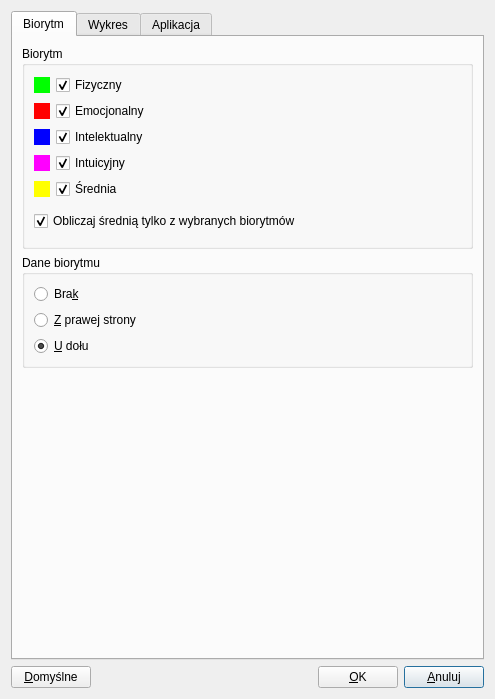
<?xml version="1.0" encoding="UTF-8"?>
<ui version="4.0">
 <class>OptionsDialog</class>
 <widget class="QDialog" name="OptionsDialog">
  <property name="geometry">
   <rect>
    <x>0</x>
    <y>0</y>
    <width>495</width>
    <height>699</height>
   </rect>
  </property>
  <property name="windowTitle">
   <string>Opcje</string>
  </property>
  <property name="windowIcon">
   <iconset resource="images.qrc">
    <normaloff>:/images/biorhythm_16.png</normaloff>:/images/biorhythm_16.png</iconset>
  </property>
  <layout class="QGridLayout" name="gridLayout_11">
   <item row="3" column="0">
    <layout class="QHBoxLayout" name="horizontalLayout">
     <item>
      <widget class="QPushButton" name="pushButtonDefault">
       <property name="toolTip">
        <string>Przywraca domyślne ustawienia dla tej zakładki</string>
       </property>
       <property name="text">
        <string>&amp;Domyślne</string>
       </property>
       <property name="autoDefault">
        <bool>false</bool>
       </property>
      </widget>
     </item>
     <item>
      <spacer name="horizontalSpacer">
       <property name="orientation">
        <enum>Qt::Horizontal</enum>
       </property>
       <property name="sizeHint" stdset="0">
        <size>
         <width>40</width>
         <height>20</height>
        </size>
       </property>
      </spacer>
     </item>
     <item>
      <widget class="QPushButton" name="pushButtonOK">
       <property name="text">
        <string>&amp;OK</string>
       </property>
       <property name="autoDefault">
        <bool>false</bool>
       </property>
      </widget>
     </item>
     <item>
      <widget class="QPushButton" name="pushButtonCancel">
       <property name="text">
        <string>&amp;Anuluj</string>
       </property>
       <property name="autoDefault">
        <bool>false</bool>
       </property>
       <property name="default">
        <bool>true</bool>
       </property>
      </widget>
     </item>
    </layout>
   </item>
   <item row="2" column="0">
    <widget class="QTabWidget" name="tabWidget">
     <property name="currentIndex">
      <number>0</number>
     </property>
     <widget class="QWidget" name="tab_1">
      <attribute name="title">
       <string>Biorytm</string>
      </attribute>
      <layout class="QGridLayout" name="gridLayout_9">
       <item row="0" column="0">
        <widget class="QGroupBox" name="groupBox_5">
         <property name="title">
          <string>Biorytm</string>
         </property>
         <layout class="QGridLayout" name="gridLayout_13">
          <item row="0" column="0">
           <layout class="QGridLayout" name="gridLayout_4">
            <item row="6" column="0" colspan="2">
             <widget class="QCheckBox" name="checkBoxSelectedAverage">
              <property name="text">
               <string>Obliczaj średnią tylko z wybranych biorytmów</string>
              </property>
              <property name="checked">
               <bool>true</bool>
              </property>
             </widget>
            </item>
            <item row="0" column="0">
             <widget class="MyLabel" name="labelPhy">
              <property name="minimumSize">
               <size>
                <width>16</width>
                <height>16</height>
               </size>
              </property>
              <property name="maximumSize">
               <size>
                <width>16</width>
                <height>16</height>
               </size>
              </property>
              <property name="toolTip">
               <string>Zmień kolor...</string>
              </property>
              <property name="styleSheet">
               <string notr="true">background-color: #00ff00</string>
              </property>
              <property name="frameShape">
               <enum>QFrame::NoFrame</enum>
              </property>
              <property name="text">
               <string/>
              </property>
             </widget>
            </item>
            <item row="4" column="1">
             <widget class="QCheckBox" name="checkBoxAverage">
              <property name="text">
               <string>Średnia</string>
              </property>
              <property name="checked">
               <bool>true</bool>
              </property>
             </widget>
            </item>
            <item row="2" column="0">
             <widget class="MyLabel" name="labelInt">
              <property name="minimumSize">
               <size>
                <width>16</width>
                <height>16</height>
               </size>
              </property>
              <property name="maximumSize">
               <size>
                <width>16</width>
                <height>16</height>
               </size>
              </property>
              <property name="toolTip">
               <string>Zmień kolor...</string>
              </property>
              <property name="styleSheet">
               <string notr="true">background-color: #0000ff</string>
              </property>
              <property name="frameShape">
               <enum>QFrame::NoFrame</enum>
              </property>
              <property name="text">
               <string/>
              </property>
             </widget>
            </item>
            <item row="2" column="1">
             <widget class="QCheckBox" name="checkBoxIntellectual">
              <property name="text">
               <string>Intelektualny</string>
              </property>
              <property name="checked">
               <bool>true</bool>
              </property>
             </widget>
            </item>
            <item row="3" column="1">
             <widget class="QCheckBox" name="checkBoxIntuitional">
              <property name="text">
               <string>Intuicyjny</string>
              </property>
              <property name="checked">
               <bool>true</bool>
              </property>
             </widget>
            </item>
            <item row="4" column="0">
             <widget class="MyLabel" name="labelAvg">
              <property name="minimumSize">
               <size>
                <width>16</width>
                <height>16</height>
               </size>
              </property>
              <property name="maximumSize">
               <size>
                <width>16</width>
                <height>16</height>
               </size>
              </property>
              <property name="toolTip">
               <string>Zmień kolor...</string>
              </property>
              <property name="styleSheet">
               <string notr="true">background-color: #ffff00</string>
              </property>
              <property name="frameShape">
               <enum>QFrame::NoFrame</enum>
              </property>
              <property name="text">
               <string/>
              </property>
             </widget>
            </item>
            <item row="1" column="0">
             <widget class="MyLabel" name="labelEmo">
              <property name="minimumSize">
               <size>
                <width>16</width>
                <height>16</height>
               </size>
              </property>
              <property name="maximumSize">
               <size>
                <width>16</width>
                <height>16</height>
               </size>
              </property>
              <property name="toolTip">
               <string>Zmień kolor...</string>
              </property>
              <property name="styleSheet">
               <string notr="true">background-color: #ff0000</string>
              </property>
              <property name="frameShape">
               <enum>QFrame::NoFrame</enum>
              </property>
              <property name="text">
               <string/>
              </property>
             </widget>
            </item>
            <item row="0" column="1">
             <widget class="QCheckBox" name="checkBoxPhysical">
              <property name="text">
               <string>Fizyczny</string>
              </property>
              <property name="checked">
               <bool>true</bool>
              </property>
             </widget>
            </item>
            <item row="3" column="0">
             <widget class="MyLabel" name="labelIntu">
              <property name="minimumSize">
               <size>
                <width>16</width>
                <height>16</height>
               </size>
              </property>
              <property name="maximumSize">
               <size>
                <width>16</width>
                <height>16</height>
               </size>
              </property>
              <property name="toolTip">
               <string>Zmień kolor...</string>
              </property>
              <property name="styleSheet">
               <string notr="true">background-color: #ff00ff</string>
              </property>
              <property name="frameShape">
               <enum>QFrame::NoFrame</enum>
              </property>
              <property name="text">
               <string/>
              </property>
             </widget>
            </item>
            <item row="1" column="1">
             <widget class="QCheckBox" name="checkBoxEmotional">
              <property name="text">
               <string>Emocjonalny</string>
              </property>
              <property name="checked">
               <bool>true</bool>
              </property>
             </widget>
            </item>
            <item row="7" column="0" colspan="2">
             <spacer name="verticalSpacer_6">
              <property name="orientation">
               <enum>Qt::Vertical</enum>
              </property>
              <property name="sizeType">
               <enum>QSizePolicy::Fixed</enum>
              </property>
              <property name="sizeHint" stdset="0">
               <size>
                <width>20</width>
                <height>6</height>
               </size>
              </property>
             </spacer>
            </item>
            <item row="5" column="0" colspan="2">
             <spacer name="verticalSpacer_3">
              <property name="orientation">
               <enum>Qt::Vertical</enum>
              </property>
              <property name="sizeType">
               <enum>QSizePolicy::Fixed</enum>
              </property>
              <property name="sizeHint" stdset="0">
               <size>
                <width>20</width>
                <height>6</height>
               </size>
              </property>
             </spacer>
            </item>
           </layout>
          </item>
         </layout>
        </widget>
       </item>
       <item row="2" column="0">
        <spacer name="verticalSpacer_2">
         <property name="orientation">
          <enum>Qt::Vertical</enum>
         </property>
         <property name="sizeHint" stdset="0">
          <size>
           <width>20</width>
           <height>40</height>
          </size>
         </property>
        </spacer>
       </item>
       <item row="1" column="0">
        <widget class="QGroupBox" name="groupBoxShowBioData">
         <property name="title">
          <string>Dane biorytmu</string>
         </property>
         <layout class="QGridLayout" name="gridLayout_7">
          <item row="0" column="0">
           <widget class="QRadioButton" name="radioButtonNone">
            <property name="text">
             <string>Bra&amp;k</string>
            </property>
           </widget>
          </item>
          <item row="1" column="0">
           <widget class="QRadioButton" name="radioButtonRight">
            <property name="text">
             <string>&amp;Z prawej strony</string>
            </property>
            <property name="checked">
             <bool>false</bool>
            </property>
           </widget>
          </item>
          <item row="2" column="0">
           <widget class="QRadioButton" name="radioButtonBottom">
            <property name="text">
             <string>&amp;U dołu</string>
            </property>
            <property name="checked">
             <bool>true</bool>
            </property>
           </widget>
          </item>
         </layout>
        </widget>
       </item>
      </layout>
     </widget>
     <widget class="QWidget" name="tab_2">
      <attribute name="title">
       <string>Wykres</string>
      </attribute>
      <layout class="QGridLayout" name="gridLayout_10">
       <item row="7" column="0" colspan="2">
        <spacer name="verticalSpacer_4">
         <property name="orientation">
          <enum>Qt::Vertical</enum>
         </property>
         <property name="sizeHint" stdset="0">
          <size>
           <width>20</width>
           <height>40</height>
          </size>
         </property>
        </spacer>
       </item>
       <item row="0" column="0">
        <widget class="QGroupBox" name="groupBox_6">
         <property name="title">
          <string>Wykres</string>
         </property>
         <layout class="QVBoxLayout" name="verticalLayout_2">
          <item>
           <widget class="QCheckBox" name="checkBoxToday">
            <property name="text">
             <string>Wyświetl &quot;dzisiaj&quot;</string>
            </property>
           </widget>
          </item>
          <item>
           <widget class="QCheckBox" name="checkBoxVLines">
            <property name="text">
             <string>Linie pionowe</string>
            </property>
            <property name="checked">
             <bool>true</bool>
            </property>
           </widget>
          </item>
          <item>
           <widget class="QCheckBox" name="checkBoxAxisVLabels">
            <property name="text">
             <string>Wyświetl dzień/godzinę</string>
            </property>
            <property name="checked">
             <bool>true</bool>
            </property>
           </widget>
          </item>
          <item>
           <widget class="QCheckBox" name="checkBoxHLines">
            <property name="text">
             <string>Linie poziome</string>
            </property>
            <property name="checked">
             <bool>true</bool>
            </property>
           </widget>
          </item>
          <item>
           <widget class="QCheckBox" name="checkBoxAxisHLabels">
            <property name="text">
             <string>Wyświetl wartości</string>
            </property>
            <property name="checked">
             <bool>true</bool>
            </property>
           </widget>
          </item>
          <item>
           <layout class="QHBoxLayout" name="horizontalLayout_3">
            <item>
             <widget class="QLabel" name="label_2">
              <property name="text">
               <string>Odstęp pomiędzy liniami (wartościami):</string>
              </property>
             </widget>
            </item>
            <item>
             <widget class="QComboBox" name="comboBoxHLinesDelta">
              <property name="currentText">
               <string>5</string>
              </property>
              <item>
               <property name="text">
                <string>5</string>
               </property>
              </item>
              <item>
               <property name="text">
                <string>10</string>
               </property>
              </item>
              <item>
               <property name="text">
                <string>20</string>
               </property>
              </item>
              <item>
               <property name="text">
                <string>25</string>
               </property>
              </item>
              <item>
               <property name="text">
                <string>50</string>
               </property>
              </item>
              <item>
               <property name="text">
                <string>100</string>
               </property>
              </item>
             </widget>
            </item>
            <item>
             <spacer name="horizontalSpacer_3">
              <property name="orientation">
               <enum>Qt::Horizontal</enum>
              </property>
              <property name="sizeHint" stdset="0">
               <size>
                <width>40</width>
                <height>20</height>
               </size>
              </property>
             </spacer>
            </item>
           </layout>
          </item>
          <item>
           <widget class="QCheckBox" name="checkBoxZero">
            <property name="text">
             <string>Linia zerowa</string>
            </property>
            <property name="checked">
             <bool>true</bool>
            </property>
           </widget>
          </item>
          <item>
           <widget class="QCheckBox" name="checkBoxAntialiasing">
            <property name="text">
             <string>Wygładzanie linii</string>
            </property>
            <property name="checked">
             <bool>true</bool>
            </property>
           </widget>
          </item>
          <item>
           <layout class="QHBoxLayout" name="horizontalLayout_4">
            <property name="sizeConstraint">
             <enum>QLayout::SetDefaultConstraint</enum>
            </property>
            <item>
             <widget class="QLabel" name="label_3">
              <property name="sizePolicy">
               <sizepolicy hsizetype="Preferred" vsizetype="Fixed">
                <horstretch>0</horstretch>
                <verstretch>0</verstretch>
               </sizepolicy>
              </property>
              <property name="text">
               <string>Grubość linii:</string>
              </property>
             </widget>
            </item>
            <item>
             <widget class="QDoubleSpinBox" name="doubleSpinBox">
              <property name="minimumSize">
               <size>
                <width>90</width>
                <height>0</height>
               </size>
              </property>
              <property name="maximumSize">
               <size>
                <width>60</width>
                <height>16777215</height>
               </size>
              </property>
              <property name="wrapping">
               <bool>true</bool>
              </property>
              <property name="frame">
               <bool>true</bool>
              </property>
              <property name="alignment">
               <set>Qt::AlignRight|Qt::AlignTrailing|Qt::AlignVCenter</set>
              </property>
              <property name="specialValueText">
               <string>Domyślna</string>
              </property>
              <property name="accelerated">
               <bool>true</bool>
              </property>
              <property name="maximum">
               <double>10.000000000000000</double>
              </property>
              <property name="singleStep">
               <double>0.050000000000000</double>
              </property>
              <property name="value">
               <double>0.000000000000000</double>
              </property>
             </widget>
            </item>
            <item>
             <spacer name="horizontalSpacer_2">
              <property name="orientation">
               <enum>Qt::Horizontal</enum>
              </property>
              <property name="sizeHint" stdset="0">
               <size>
                <width>40</width>
                <height>20</height>
               </size>
              </property>
             </spacer>
            </item>
           </layout>
          </item>
          <item>
           <layout class="QHBoxLayout" name="horizontalLayout_6">
            <item>
             <widget class="QCheckBox" name="checkBoxGraphBackground">
              <property name="text">
               <string>Tło wykresu:</string>
              </property>
              <property name="checked">
               <bool>true</bool>
              </property>
             </widget>
            </item>
            <item>
             <widget class="MyLabel" name="labelGraphBackground">
              <property name="minimumSize">
               <size>
                <width>21</width>
                <height>17</height>
               </size>
              </property>
              <property name="maximumSize">
               <size>
                <width>21</width>
                <height>17</height>
               </size>
              </property>
              <property name="toolTip">
               <string>Zmień kolor...</string>
              </property>
              <property name="styleSheet">
               <string notr="true">background-color: #000000</string>
              </property>
              <property name="frameShape">
               <enum>QFrame::Box</enum>
              </property>
              <property name="text">
               <string/>
              </property>
             </widget>
            </item>
            <item>
             <spacer name="horizontalSpacer_5">
              <property name="orientation">
               <enum>Qt::Horizontal</enum>
              </property>
              <property name="sizeHint" stdset="0">
               <size>
                <width>40</width>
                <height>20</height>
               </size>
              </property>
             </spacer>
            </item>
           </layout>
          </item>
         </layout>
        </widget>
       </item>
       <item row="1" column="0">
        <widget class="QGroupBox" name="groupBoxMouseFollow">
         <property name="title">
          <string>Śledź mys&amp;zkę</string>
         </property>
         <property name="checkable">
          <bool>true</bool>
         </property>
         <layout class="QGridLayout" name="gridLayout_6">
          <item row="0" column="0">
           <widget class="QCheckBox" name="checkBoxTooltip">
            <property name="text">
             <string>Pokaż dymek z biorytmem</string>
            </property>
           </widget>
          </item>
         </layout>
        </widget>
       </item>
       <item row="2" column="0">
        <widget class="QGroupBox" name="groupBoxMouseWheel">
         <property name="enabled">
          <bool>false</bool>
         </property>
         <property name="title">
          <string>Użyj &amp;kółka myszki (dla opcji &quot;dzisiaj&quot;)</string>
         </property>
         <property name="flat">
          <bool>false</bool>
         </property>
         <property name="checkable">
          <bool>true</bool>
         </property>
         <layout class="QGridLayout" name="gridLayout_5">
          <item row="0" column="0">
           <widget class="QCheckBox" name="checkBoxReverseScroll">
            <property name="text">
             <string>Odwróć kierunek przewijania</string>
            </property>
           </widget>
          </item>
         </layout>
        </widget>
       </item>
      </layout>
     </widget>
     <widget class="QWidget" name="tab_4">
      <attribute name="title">
       <string>Aplikacja</string>
      </attribute>
      <layout class="QGridLayout" name="gridLayout_8">
       <item row="3" column="0">
        <widget class="QGroupBox" name="groupBox_3">
         <property name="title">
          <string>Zamykanie</string>
         </property>
         <layout class="QGridLayout" name="gridLayout_3">
          <item row="2" column="0">
           <widget class="QCheckBox" name="checkBoxMinimizeToTray">
            <property name="text">
             <string>Minimalizuj do ikonki</string>
            </property>
            <property name="checked">
             <bool>false</bool>
            </property>
           </widget>
          </item>
          <item row="0" column="0">
           <widget class="QCheckBox" name="checkBoxSaveLastUser">
            <property name="toolTip">
             <string>&lt;html&gt;&lt;head/&gt;&lt;body&gt;&lt;p&gt;Jeśli opcja nie jest zaznaczona to podczas uruchamiania aplikacji zostanie wybrany użytkownik oznaczony jako domyślny, a jeśli takiego brak to pierwszy na liście.&lt;/p&gt;&lt;/body&gt;&lt;/html&gt;</string>
            </property>
            <property name="text">
             <string>Zapamiętaj ostatnio wybranego użytkownika</string>
            </property>
           </widget>
          </item>
          <item row="1" column="0">
           <widget class="QCheckBox" name="checkBoxSaveLastBioView">
            <property name="toolTip">
             <string>&lt;html&gt;&lt;head/&gt;&lt;body&gt;&lt;p&gt;Jeśli opcja nie jest zaznaczona to podczas uruchamiania aplikacji zostanie wybrany użytkownik oznaczony jako domyślny, a jeśli takiego brak to pierwszy na liście.&lt;/p&gt;&lt;/body&gt;&lt;/html&gt;</string>
            </property>
            <property name="text">
             <string>Zapamiętaj ostatnio wybrany tryb wykresu</string>
            </property>
           </widget>
          </item>
         </layout>
        </widget>
       </item>
       <item row="0" column="0">
        <widget class="QGroupBox" name="groupBox_4">
         <property name="title">
          <string>Aplikacja</string>
         </property>
         <layout class="QVBoxLayout" name="verticalLayout">
          <item>
           <widget class="QCheckBox" name="checkBoxShowTrayIcon">
            <property name="text">
             <string>Wyświetlaj ikonkę z zasobniku</string>
            </property>
           </widget>
          </item>
          <item>
           <widget class="QCheckBox" name="checkBoxAlwaysShowToolButtonMenu">
            <property name="text">
             <string>Zawsze wyświetlaj przycisk menu</string>
            </property>
            <property name="checked">
             <bool>true</bool>
            </property>
           </widget>
          </item>
         </layout>
        </widget>
       </item>
       <item row="8" column="0" colspan="2">
        <spacer name="verticalSpacer">
         <property name="orientation">
          <enum>Qt::Vertical</enum>
         </property>
         <property name="sizeHint" stdset="0">
          <size>
           <width>20</width>
           <height>40</height>
          </size>
         </property>
        </spacer>
       </item>
       <item row="6" column="0">
        <widget class="QGroupBox" name="groupBox">
         <property name="title">
          <string>Wygląd</string>
         </property>
         <layout class="QGridLayout" name="gridLayout_12">
          <item row="0" column="0" colspan="2">
           <layout class="QHBoxLayout" name="horizontalLayout_7">
            <item>
             <widget class="QLabel" name="label_6">
              <property name="text">
               <string>Styl:</string>
              </property>
             </widget>
            </item>
            <item>
             <widget class="QComboBox" name="comboBoxStyle">
              <item>
               <property name="text">
                <string>Domyślny</string>
               </property>
              </item>
             </widget>
            </item>
            <item>
             <widget class="QLabel" name="label_4">
              <property name="text">
               <string>Schemat kolorów:</string>
              </property>
             </widget>
            </item>
            <item>
             <widget class="QComboBox" name="comboBoxColorPalette">
              <item>
               <property name="text">
                <string>Domyślny</string>
               </property>
              </item>
              <item>
               <property name="text">
                <string>Stylu</string>
               </property>
              </item>
              <item>
               <property name="text">
                <string>Ciemny</string>
               </property>
              </item>
             </widget>
            </item>
            <item>
             <spacer name="horizontalSpacer_7">
              <property name="orientation">
               <enum>Qt::Horizontal</enum>
              </property>
              <property name="sizeHint" stdset="0">
               <size>
                <width>40</width>
                <height>20</height>
               </size>
              </property>
             </spacer>
            </item>
           </layout>
          </item>
          <item row="1" column="0">
           <layout class="QHBoxLayout" name="horizontalLayout_8">
            <item>
             <widget class="QCheckBox" name="checkBoxAppBackground">
              <property name="text">
               <string>Tło aplikacji:</string>
              </property>
              <property name="checked">
               <bool>false</bool>
              </property>
             </widget>
            </item>
            <item>
             <widget class="MyLabel" name="labelAppBackground">
              <property name="enabled">
               <bool>false</bool>
              </property>
              <property name="minimumSize">
               <size>
                <width>21</width>
                <height>17</height>
               </size>
              </property>
              <property name="maximumSize">
               <size>
                <width>21</width>
                <height>17</height>
               </size>
              </property>
              <property name="toolTip">
               <string>Zmień kolor...</string>
              </property>
              <property name="frameShape">
               <enum>QFrame::Box</enum>
              </property>
              <property name="text">
               <string/>
              </property>
             </widget>
            </item>
            <item>
             <spacer name="horizontalSpacer_6">
              <property name="orientation">
               <enum>Qt::Horizontal</enum>
              </property>
              <property name="sizeHint" stdset="0">
               <size>
                <width>40</width>
                <height>20</height>
               </size>
              </property>
             </spacer>
            </item>
           </layout>
          </item>
         </layout>
        </widget>
       </item>
       <item row="2" column="0">
        <widget class="QGroupBox" name="groupBox_2">
         <property name="title">
          <string>Uruchamianie</string>
         </property>
         <layout class="QGridLayout" name="gridLayout_2">
          <item row="0" column="0">
           <widget class="QCheckBox" name="checkBoxShowUsersManagerOnStartup">
            <property name="text">
             <string>W&amp;yświetl menedżera użytkowników podczas uruchamiania aplikacji</string>
            </property>
            <property name="checked">
             <bool>true</bool>
            </property>
           </widget>
          </item>
          <item row="1" column="0">
           <layout class="QHBoxLayout" name="horizontalLayout_2">
            <item>
             <widget class="QLabel" name="label">
              <property name="text">
               <string>Domyślny wykres:</string>
              </property>
             </widget>
            </item>
            <item>
             <widget class="QComboBox" name="comboBoxRange">
              <item>
               <property name="text">
                <string>Miesiąc</string>
               </property>
              </item>
              <item>
               <property name="text">
                <string>Tydzień</string>
               </property>
              </item>
              <item>
               <property name="text">
                <string>Dzień</string>
               </property>
              </item>
             </widget>
            </item>
            <item>
             <spacer name="horizontalSpacer_4">
              <property name="orientation">
               <enum>Qt::Horizontal</enum>
              </property>
              <property name="sizeHint" stdset="0">
               <size>
                <width>40</width>
                <height>20</height>
               </size>
              </property>
             </spacer>
            </item>
           </layout>
          </item>
         </layout>
        </widget>
       </item>
       <item row="1" column="0">
        <widget class="QGroupBox" name="groupBoxScreenshoot">
         <property name="title">
          <string>Rodzaj zapisywanych zrzutów do plików graficznych</string>
         </property>
         <layout class="QVBoxLayout" name="verticalLayout_3">
          <item>
           <widget class="QRadioButton" name="radioButtonScreenshotAsk">
            <property name="text">
             <string>Pytaj podc&amp;zas wykonywania</string>
            </property>
            <property name="checked">
             <bool>true</bool>
            </property>
           </widget>
          </item>
          <item>
           <widget class="QRadioButton" name="radioButtonScreenshotApp">
            <property name="text">
             <string>Zapisuj zrzut całej apli&amp;kacji</string>
            </property>
           </widget>
          </item>
          <item>
           <widget class="QRadioButton" name="radioButtonScreenshotGraph">
            <property name="text">
             <string>Zapisuj zrzut tylko wykresu</string>
            </property>
           </widget>
          </item>
         </layout>
        </widget>
       </item>
      </layout>
     </widget>
    </widget>
   </item>
  </layout>
 </widget>
 <customwidgets>
  <customwidget>
   <class>MyLabel</class>
   <extends>QLabel</extends>
   <header>mylabel.hpp</header>
  </customwidget>
 </customwidgets>
 <resources>
  <include location="images.qrc"/>
 </resources>
 <connections/>
</ui>
